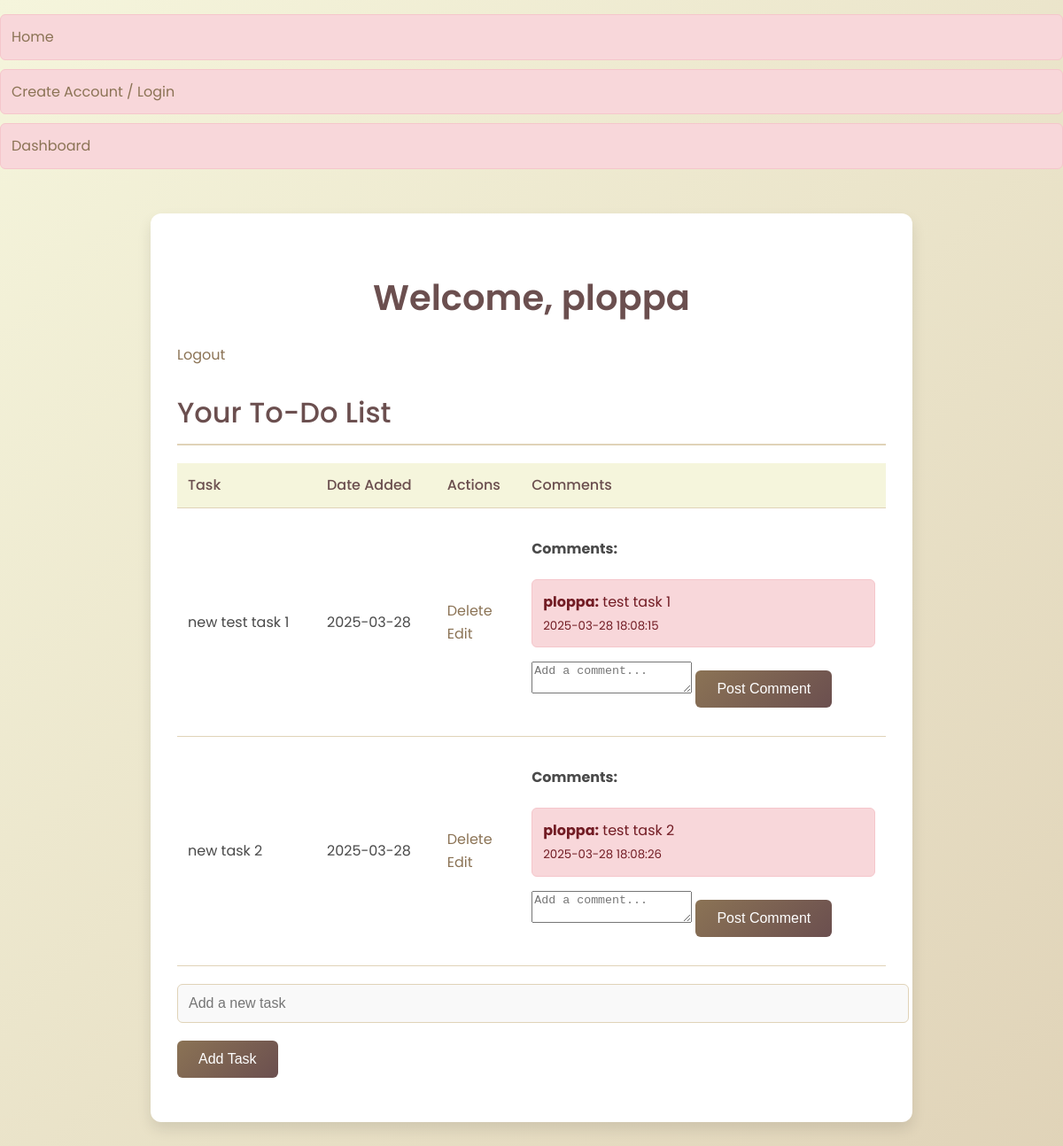
Page /dashboard (signed in) on the committed database.
### app.py (models this page shows, shortened)
class User(db.Model):
    id = db.Column(db.Integer, primary_key=True)
    username = db.Column(db.String(50), nullable=False, unique=True)
    email = db.Column(db.String(100), nullable=False, unique=True)
    password_hash = db.Column(db.String(100), nullable=False)

class Todo(db.Model):
    id = db.Column(db.Integer, primary_key=True)
    content = db.Column(db.String(200), nullable=False)
    created = db.Column(db.DateTime, default=datetime.utcnow)
    user_id = db.Column(db.Integer, db.ForeignKey('user.id'), nullable=False)
    comments = db.relationship('Comment', backref='task', lazy=True, cascade="all, delete-orphan")

class Comment(db.Model):
    id = db.Column(db.Integer, primary_key=True)
    content = db.Column(db.String(500), nullable=False)
    created = db.Column(db.DateTime, default=datetime.utcnow)
    task_id = db.Column(db.Integer, db.ForeignKey('todo.id', ondelete='CASCADE'), nullable=False)
    user_id = db.Column(db.Integer, db.ForeignKey('user.id'), nullable=False)
    user = db.relationship('User', backref='comments')

### app.py (the view)
@app.route("/dashboard")
def dashboard():
    if "username" in session:
        user_id = session["user_id"]
        tasks = Todo.query.filter_by(user_id=user_id).all()
        for task in tasks:
            print(f"Task ID: {task.id}, Content: {task.content}, Created: {task.created}")
            for comment in task.comments:
                print(f" - Comment: {comment.content}, Created: {comment.created}")
        return render_template("dashboard.html", tasks=tasks)
    return redirect(url_for("home"))

### templates/dashboard.html (shortened to what this page needs)
{% extends 'base.html' %}
{% block body %}
<section class="App Content">
    <h1>Welcome, {{ session.username }}</h1>
    <a href="{{ url_for('logout') }}">Logout</a>
    <h2>Your To-Do List</h2>
    {% if tasks | length < 1 %}
        <h3>No current tasks. Please add a task below!</h3>
    {% else %}
        <table>
            <tr>
                <th>Task</th>
                <th>Date Added</th>
                <th>Actions</th>
                <th>Comments</th>
            </tr>
            {% for task in tasks %}
            <tr>
                <td>{{ task.content }}</td>
                <td>{{ task.created.strftime("%Y-%m-%d") }}</td>
                <td>
                    <a href="{{ url_for('delete_todo', id=task.id) }}">Delete</a>
                    <br>
                    <a href="{{ url_for('edit_todo', id=task.id) }}">Edit</a>
                </td>
                <td>
                    <div class="comments">
                        <h4>Comments:</h4>
                        {% if task.comments | length < 1 %}
                            <p>No comments yet. Be the first to comment!</p>
                        {% else %}
                            <ul>
                                {% for comment in task.comments %}
                                <li>
                                    <strong>{{ comment.user.username }}:</strong> {{ comment.content }}
                                    <br><small>{{ comment.created.strftime('%Y-%m-%d %H:%M:%S') }}</small>
                                </li>
                                {% endfor %}
                            </ul>
                        {% endif %}
                        <form action="{{ url_for('add_comment', task_id=task.id) }}" method="POST">
                            <textarea name="comment" placeholder="Add a comment..." required></textarea>
                            <button type="submit">Post Comment</button>
                        </form>
                    </div>
                </td>
            </tr>
            {% endfor %}
        </table>
    {% endif %}
    <form action="{{ url_for('add_todo') }}" method="POST">
        <input type="text" name="content" placeholder="Add a new task" required>
        <button type="submit">Add Task</button>
    </form>
</section>
{% endblock %}

### static/styles.css (style rules this page uses)
body { font-family: 'Poppins', sans-serif; background: linear-gradient(135deg, #f5f5dc, #e0d3b8); color: #4a4a4a; margin: 0; padding: 0; line-height: 1.6; }
.App { max-width: 800px; margin: 50px auto; padding: 30px; background-color: #fff; border-radius: 12px; box-shadow: 0 8px 16px rgba(0, 0, 0, 0.1); }
h1, h2, h3 { color: #6b4f4f; margin-bottom: 20px; }
h1 { font-size: 2.5rem; text-align: center; font-weight: 600; }
h2 { font-size: 2rem; border-bottom: 2px solid #e0d3b8; padding-bottom: 10px; font-weight: 500; }
a { color: #8b7355; text-decoration: none; transition: color 0.3s ease; }
input[type="text"], input[type="password"] { width: 100%; padding: 12px; margin-bottom: 20px; border: 1px solid #e0d3b8; border-radius: 6px; font-size: 1rem; color: #4a4a4a; background-color: #f9f9f9; transition: border-color 0.3s ease, box-shadow 0.3s ease; }
input[type="submit"], button { background: linear-gradient(135deg, #8b7355, #6b4f4f); color: #fff; border: none; padding: 12px 24px; border-radius: 6px; font-size: 1rem; cursor: pointer; transition: transform 0.3s ease, box-shadow 0.3s ease; }
table { width: 100%; border-collapse: collapse; margin-bottom: 20px; }
th, td { padding: 12px; text-align: left; border-bottom: 1px solid #e0d3b8; }
th { background-color: #f5f5dc; color: #6b4f4f; font-weight: 500; }
form { margin-bottom: 20px; }
ul { list-style-type: none; padding: 0; }
ul li { background-color: #f8d7da; color: #721c24; padding: 12px; margin-bottom: 10px; border-radius: 6px; border: 1px solid #f5c6cb; transition: transform 0.3s ease; }

### rows in the picture
User: username "ploppa"
Todo: content "new test task 1", created "2025-03-28"
Comment: user.username "ploppa", content "test task 1", created "2025-03-28 18:08:15"
Todo: content "new task 2", created "2025-03-28"
Comment: user.username "ploppa", content "test task 2", created "2025-03-28 18:08:26"
